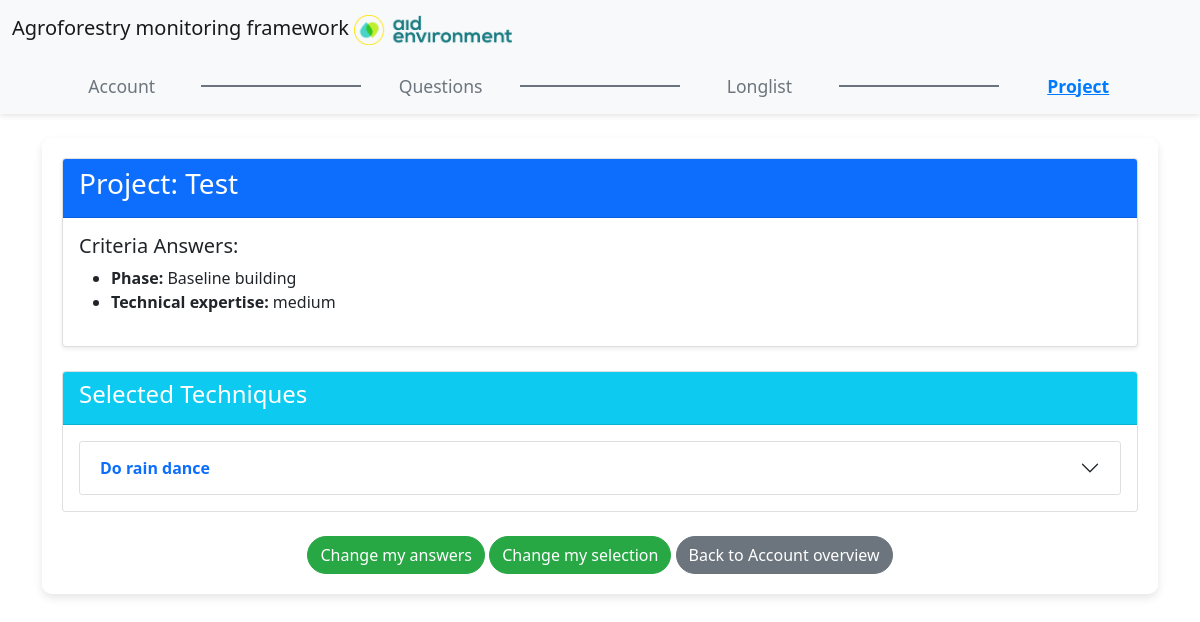
The app's page /project/1 (signed in), older data.
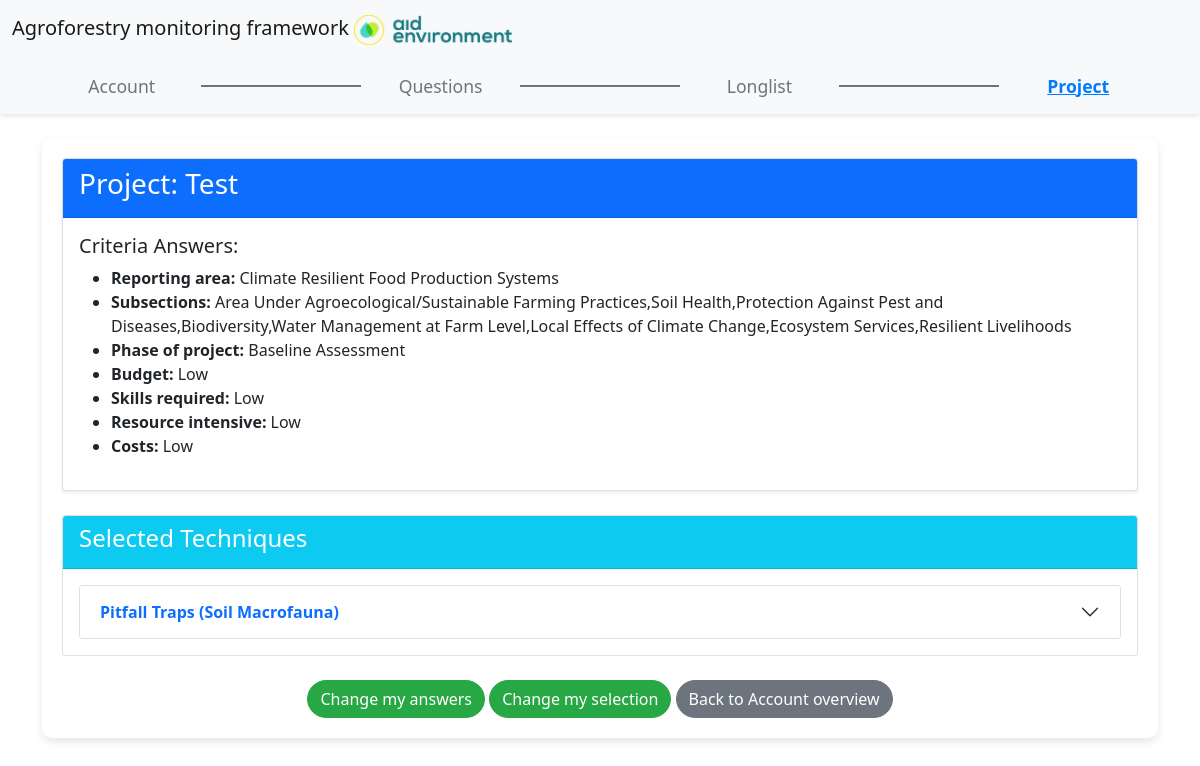
The same page, newer data.
### app.py (models this page shows)
class Criteria(db.Model):
    id = db.Column(db.Integer, primary_key=True)
    name = db.Column(db.String(100), nullable=False)
    options=db.Column(db.String(500))

class ProjectCriteria(db.Model):
    id = db.Column(db.Integer, primary_key=True)
    project_id = db.Column(db.Integer, db.ForeignKey('project.id'), nullable=False)
    criteria_id = db.Column(db.Integer, db.ForeignKey('criteria.id'), nullable=False)
    answer = db.Column(db.String(50))
    criteria = db.relationship('Criteria', backref='project_criteria')

class SelectedTechnique(db.Model):
    id = db.Column(db.Integer, primary_key=True)
    technique_name = db.Column(db.String(100), nullable=False)
    project_id = db.Column(db.Integer, db.ForeignKey('project.id'), nullable=False)
    description = db.Column(db.String(255), nullable=True)
    image_filename = db.Column(db.String(100), nullable=True)

### app.py (the view)
@app.route("/project/<int:project_id>", methods=['GET'])
@login_required
def project(project_id):
    project = Project.query.get_or_404(project_id)
    if check_missing_criteria_answers(project):
        flash("Additional criteria have been added. Please answer the new questions before proceeding.", "warning")
        return redirect(url_for('questions', project_id=project.id))
    criteria_answers = {pc.criteria.name: pc.answer for pc in project.project_criteria}
    techniques = SelectedTechnique.query.filter_by(project_id=project.id).all()
    if not techniques:
        app.logger.warning(f"No techniques found for project ID {project_id}.")
    return render_template(
        'project.html',
        project=project,
        techniques=techniques,
        criteria_answers=criteria_answers
    )

### app.py (called while the page is built)
def check_missing_criteria_answers(project):
    required_criteria_ids = {c.id for c in Criteria.query.all()}
    answered_criteria_ids = {pc.criteria_id for pc in project.project_criteria}
    missing_criteria_ids = required_criteria_ids - answered_criteria_ids
    return len(missing_criteria_ids) > 0

@login_manager.user_loader
def load_user(user_id):
    return User.query.get(int(user_id))

### templates/project.html (shortened to what this page needs)
{% extends "layout.html" %}
{% block content %}
<div class="container content-overlay">
    <div class="row">
        <div class="col-md-12">
            <div class="card mb-4 shadow-sm">
                <div class="card-header bg-primary text-white">
                    <h3>Project: {{ project.name }}</h3>
                </div>
                <div class="card-body">
                    <h5>Criteria Answers:</h5>
                    <ul>
                        {% for criterion, answer in criteria_answers.items() %}
                            <li><strong>{{ criterion.replace('_', ' ').capitalize() }}:</strong> {{ answer }}</li>
                        {% endfor %}
                    </ul>
                </div>
            </div>
        </div>
    </div>
    <div class="row">
        <div class="col-md-12">
            <div class="card mb-4">
                <div class="card-header bg-info text-white">
                    <h4>Selected Techniques</h4>
                </div>
                <div class="card-body">
                    {% if techniques %}
                        <div class="accordion" id="techniqueAccordion">
                            {% for technique in techniques %}
                                <div class="accordion-item">
                                    <h2 class="accordion-header" id="heading{{ loop.index }}">
                                        <button class="accordion-button collapsed" type="button" data-bs-toggle="collapse" data-bs-target="#collapse{{ loop.index }}" aria-expanded="false" aria-controls="collapse{{ loop.index }}">
                                            {{ technique.technique_name }}
                                        </button>
                                    </h2>
                                </div>
                            {% endfor %}
                        </div>
                    {% else %}
                        <p>No techniques have been selected for this project yet.</p>
                    {% endif %}
                </div>
            </div>
        </div>
    </div>
    <div class="row">
        <div class="col-md-12 text-center">
            <a href ="{{ url_for('questions', project_id=project.id) }}" class="btn btn-primary">Change my answers</a>
            <a href="{{ url_for('longlist', project_id=project.id) }}" class="btn btn-primary">Change my selection</a>
            <a href="{{ url_for('account') }}" class="btn btn-secondary">Back to Account overview</a>
        </div>
    </div>
</div>
{% endblock %}

Row changes from the older to the newer data that the page shows:
removed SelectedTechnique: technique_name "Do rain dance"
added Criteria: replace "Phase of project"
now on this page (row edited): ProjectCriteria: criteria_answers "Baseline Assessment"
added Criteria: replace "Budget"
now on this page (row edited): ProjectCriteria: criteria_answers "Low"
added Criteria: replace "Skills required"
now on this page (row edited): ProjectCriteria: criteria_answers "Low"
added Criteria: replace "Resource intensive"
now on this page (row edited): ProjectCriteria: criteria_answers "Low"
added Criteria: replace "Costs"
added ProjectCriteria: criteria_answers "Low"
added SelectedTechnique: technique_name "Pitfall Traps (Soil Macrofauna)"
Text that changed along with them:
new list line: "Reporting area"
new list line: "Climate Resilient Food Production Systems"
new list line: "Subsections"
new list line: "Area Under Agroecological/Sustainable Farming Practices,Soil Health,Protection Against Pest and Diseases,Biodiversity,Water Management at Farm Level,Local Effects of Climate Change,Ecosystem Services,Resilient Livelihoods"
list line gone: "Phase"
list line gone: "Baseline building"
list line gone: "Technical expertise"
list line gone: "medium"
